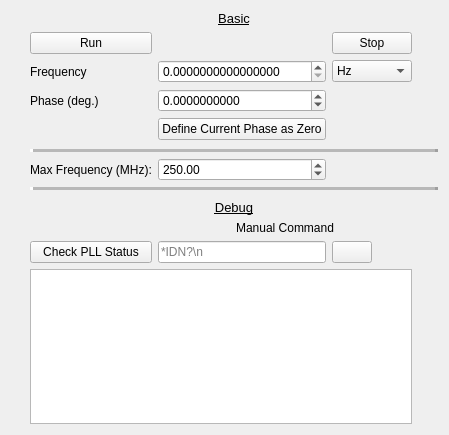
         <widget class="QWidget" name="scrollAreaWidgetContents">
          <property name="geometry">
           <rect>
            <x>0</x>
            <y>0</y>
            <width>449</width>
            <height>435</height>
           </rect>
          </property>
          <layout class="QGridLayout" name="gridLayout_6">
           <item row="13" column="1" colspan="4">
            <spacer name="verticalSpacer">
             <property name="orientation">
              <enum>Qt::Vertical</enum>
             </property>
             <property name="sizeHint" stdset="0">
              <size>
               <width>20</width>
               <height>40</height>
              </size>
             </property>
            </spacer>
           </item>
           <item row="7" column="1" colspan="4">
            <widget class="QFrame" name="frame_2">
             <property name="frameShape">
              <enum>QFrame::HLine</enum>
             </property>
             <property name="frameShadow">
              <enum>QFrame::Raised</enum>
             </property>
             <property name="lineWidth">
              <number>3</number>
             </property>
             <property name="midLineWidth">
              <number>5</number>
             </property>
            </widget>
           </item>
           <item row="3" column="1">
            <widget class="QLabel" name="label_35">
             <property name="text">
              <string>Frequency</string>
             </property>
            </widget>
           </item>
           <item row="17" column="2">
            <widget class="QLineEdit" name="cg635_write_cmd_lnedt">
             <property name="placeholderText">
              <string>*IDN?\n</string>
             </property>
            </widget>
           </item>
           <item row="3" column="3">
            <widget class="CustomComboBox" name="cg635_freq_units_cbx">
             <item>
              <property name="text">
               <string>Hz</string>
              </property>
             </item>
             <item>
              <property name="text">
               <string>kHz</string>
              </property>
             </item>
             <item>
              <property name="text">
               <string>MHz</string>
              </property>
             </item>
             <item>
              <property name="text">
               <string>GHz</string>
              </property>
             </item>
            </widget>
           </item>
           <item row="14" column="1" colspan="4">
            <widget class="QLabel" name="label_43">
             <property name="font">
              <font>
               <pointsize>10</pointsize>
               <underline>true</underline>
              </font>
             </property>
             <property name="text">
              <string>Debug</string>
             </property>
             <property name="alignment">
              <set>Qt::AlignCenter</set>
             </property>
            </widget>
           </item>
           <item row="4" column="4">
            <spacer name="horizontalSpacer_2">
             <property name="orientation">
              <enum>Qt::Horizontal</enum>
             </property>
             <property name="sizeHint" stdset="0">
              <size>
               <width>40</width>
               <height>20</height>
              </size>
             </property>
            </spacer>
           </item>
           <item row="4" column="1">
            <widget class="QLabel" name="label_36">
             <property name="text">
              <string>Phase (deg.)</string>
             </property>
            </widget>
           </item>
           <item row="2" column="1">
            <widget class="QPushButton" name="cg635_run_btn">
             <property name="text">
              <string>Run</string>
             </property>
            </widget>
           </item>
           <item row="16" column="2" colspan="2">
            <widget class="QLabel" name="label_33">
             <property name="text">
              <string>Manual Command</string>
             </property>
             <property name="alignment">
              <set>Qt::AlignCenter</set>
             </property>
            </widget>
           </item>
           <item row="12" column="1" colspan="4">
            <widget class="QFrame" name="frame_6">
             <property name="frameShape">
              <enum>QFrame::HLine</enum>
             </property>
             <property name="frameShadow">
              <enum>QFrame::Raised</enum>
             </property>
             <property name="lineWidth">
              <number>3</number>
             </property>
             <property name="midLineWidth">
              <number>5</number>
             </property>
            </widget>
           </item>
           <item row="17" column="1">
            <widget class="QPushButton" name="cg635_check_pll_btn">
             <property name="text">
              <string>Check PLL Status</string>
             </property>
            </widget>
           </item>
           <item row="2" column="0">
            <spacer name="horizontalSpacer">
             <property name="orientation">
              <enum>Qt::Horizontal</enum>
             </property>
             <property name="sizeHint" stdset="0">
              <size>
               <width>40</width>
               <height>20</height>
              </size>
             </property>
            </spacer>
           </item>
           <item row="18" column="1" colspan="3">
            <widget class="QTextEdit" name="cg635_response_textedit"/>
           </item>
           <item row="3" column="2">
            <widget class="CustomDoubleSpinBox" name="cg635_set_freq_spbx">
             <property name="keyboardTracking">
              <bool>false</bool>
             </property>
             <property name="decimals">
              <number>16</number>
             </property>
             <property name="minimum">
              <double>0.000000000000000</double>
             </property>
             <property name="maximum">
              <double>2050000000.000000000000000</double>
             </property>
            </widget>
           </item>
           <item row="6" column="1">
            <spacer name="verticalSpacer_3">
             <property name="orientation">
              <enum>Qt::Vertical</enum>
             </property>
             <property name="sizeHint" stdset="0">
              <size>
               <width>20</width>
               <height>40</height>
              </size>
             </property>
            </spacer>
           </item>
           <item row="0" column="1" colspan="4">
            <widget class="QLabel" name="label_32">
             <property name="font">
              <font>
               <pointsize>10</pointsize>
               <underline>true</underline>
              </font>
             </property>
             <property name="text">
              <string>Basic</string>
             </property>
             <property name="alignment">
              <set>Qt::AlignCenter</set>
             </property>
            </widget>
           </item>
           <item row="8" column="1">
            <widget class="QLabel" name="label_34">
             <property name="text">
              <string>Max Frequency (MHz):</string>
             </property>
            </widget>
           </item>
           <item row="2" column="3">
            <widget class="QPushButton" name="cg635_stop_btn">
             <property name="text">
              <string>Stop</string>
             </property>
            </widget>
           </item>
           <item row="17" column="3">
            <widget class="QPushButton" name="cg635_write_btn">
             <property name="maximumSize">
              <size>
               <width>40</width>
               <height>16777215</height>
              </size>
             </property>
             <property name="text">
              <string/>
             </property>
             <property name="icon">
              <iconset>
               <normaloff>../icons/arrow.png</normaloff>../icons/arrow.png</iconset>
             </property>
            </widget>
           </item>
           <item row="5" column="2">
            <widget class="QPushButton" name="cg635_set_current_phase_zero_btn">
             <property name="text">
              <string>Define Current Phase as Zero</string>
             </property>
            </widget>
           </item>
           <item row="8" column="2">
            <widget class="CustomDoubleSpinBox" name="cg635_max_freq_spbx">
             <property name="keyboardTracking">
              <bool>false</bool>
             </property>
             <property name="maximum">
              <double>2050.000000000000000</double>
             </property>
             <property name="value">
              <double>250.000000000000000</double>
             </property>
            </widget>
           </item>
           <item row="4" column="2">
            <widget class="CustomDoubleSpinBox" name="cg635_set_phase_spbx">
             <property name="keyboardTracking">
              <bool>false</bool>
             </property>
             <property name="decimals">
              <number>10</number>
             </property>
             <property name="minimum">
              <double>-360.000000000000000</double>
             </property>
             <property name="maximum">
              <double>360.000000000000000</double>
             </property>
            </widget>
           </item>
          </layout>
         </widget>
